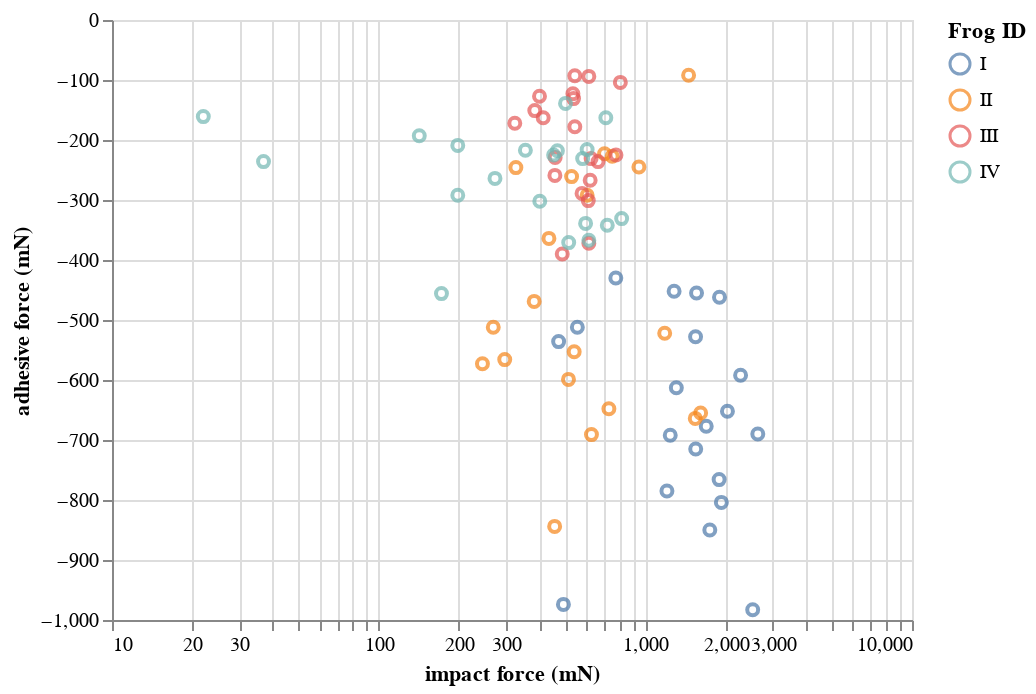

The notebook cell this image was saved under:
### Markdown cell above
When we made the plot above, we used shortcuts for the encoding channels. That is, we passed the string `'impact force (mN):Q'` for the `x` channel. The shorthand is really convenient, but if we want more control over the plot, we should use the class associated with a given channel. You can refer again to the [Altair docs]([Altair docs](https://altair-viz.github.io/user_guide/encoding.html#encoding-channels) for the classes associated with each encoding channel. The class for the `x` channel is `alt.X`. `alt.X()` can take make kwargs, and you can use these to specify properties about how data are mapped to visual features on the plot. Similarly, `alt.Color()` enables you to set properties about coloring. 

To see how these work, let's make the same plot, except with the x-axis on a logarithmic scale and with the title of the legend being changed to "Frog ID."

### Code cell
alt.Chart(df
    ).mark_point(
    ).encode(
        x=alt.X('impact force (mN)',
                type='quantitative',
                scale=alt.Scale(type='log')),
        y=alt.Y('adhesive force (mN)',
                type='quantitative'),
        color=alt.Color('ID:N',
                        title='Frog ID')
    ).interactive()
